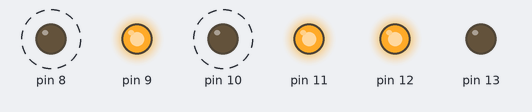
Bench run of a sketch on a simulated Arduino Uno, built with avr-gcc and run on an emulated ATmega328P. Parts: output pins drawn as LEDs (lit = HIGH). Dashed ring = blinking.

Above: at 1.0 s.
Timing chart, 0 to 5.1 s (numbered marks = the images above):
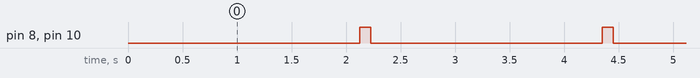

Measured:
- by itself, pin 8, pin 10: alternates HIGH for 0.10 s and LOW for 2.1 s

The sketch:

navlights.ino
```cpp
/**
   @author Olli-Pekka
   @version 2.0 25.1.2020
*/
class Led
{
  private:
    int _pin;
    int _times[4];
    unsigned long timeIndex = 0;
    unsigned long latestTime = 0;
    int ledState = LOW;
    int _wait;
    bool ifwait = true;

  public:
    Led(int pin, const int times[4], int wait);
    int Stop();
    int Start();
    int Check();
    int WaitBeforeStart();
};

Led::Led(int pin, const int times[4], int wait)
{
  for (int i = 0; i < 4; i++)
  {
    _times[i] = times[i];
  }
  _pin = pin;
  pinMode(pin, OUTPUT);
  _wait = wait;
}

int Led::Stop()
{
  digitalWrite(_pin, LOW);
}

int Led::Start ()
{
  digitalWrite(_pin, HIGH);
}

int Led::WaitBeforeStart()
{
  if (_wait - millis() <= 0) ifwait = false;
}

int Led::Check()
{
  if (ifwait)
  {
    WaitBeforeStart();
  }
  else
  {
    if (millis() - latestTime >= _times[timeIndex])
    {
      if ( timeIndex == 3)  timeIndex = 0; else  timeIndex += 1;
      if (ledState == HIGH ) ledState = LOW; else ledState = HIGH;
      latestTime = millis();
      digitalWrite(_pin, ledState);
    }
  }
}

const int doubleBlink[4] = {2000, 75 , 75, 75};
const int singleBlink[4] = {2125, 100, 0, 0};
Led strobe = Led(13, doubleBlink, 3000);
Led backlight = Led(12, singleBlink, 0);
Led leftNav = Led(11, singleBlink, 0);
Led leftStrobe = Led(10, singleBlink, 0);
Led rightNav = Led(9, singleBlink, 0);
Led rightStrobe = Led(8, singleBlink, 0);

void setup()
{
  leftNav.Start();
  rightNav.Start();
  backlight.Start();
}

/**
   Kutsutaan ledejä ohjaavia ohjelmia
*/
void loop()
{
  strobe.Check();
  leftStrobe.Check();
  rightStrobe.Check();
}
```
